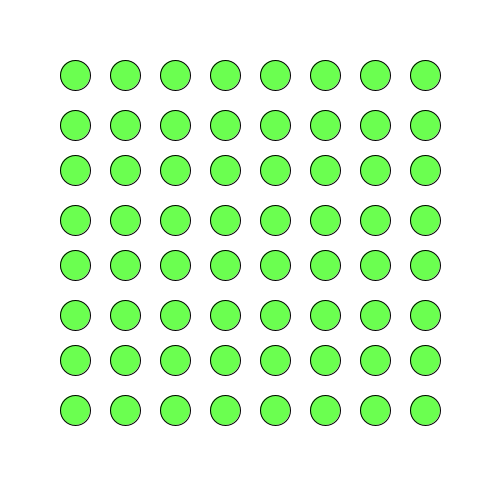
Frame 1 (no input)
Frame 60 (the mouse pressed at the canvas centre just before this capture): identical to frame 1, image omitted
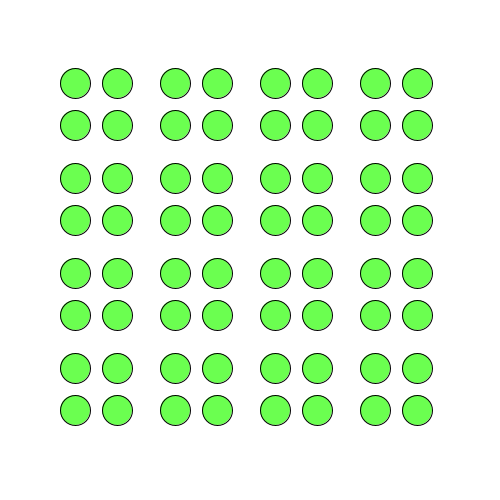
Frame 120 (the mouse held since frame 60 and released just before this capture)

The Processing sketch that drew these frames (run headless with seeded random() and noise(); from frame 60 on, the mouse is pressed at the canvas centre):

// Processing sketch: processing_119186
// ── processing_119186.pde

void setup()
{
  size(500,500);
 frameRate(20); 
}
void draw()
{ 
  background(255);
 

  fill(45,255,7,180);
  translate(35,0);
  int i = 0;
 
 while (i <4) 
{ 
  translate(0,45);        //Reihe 1
    pushMatrix();
    translate(0,mouseX/29);
  ellipse(40,30,30,30);
   pushMatrix();
   translate(-mouseY/29,0);
  ellipse(90,30,30,30);
   popMatrix();
  ellipse(140,30,30,30);
   pushMatrix();
   translate(-mouseY/28,0);
  ellipse(190,30,30,30);
   popMatrix();
  ellipse(240,30,30,30);
   pushMatrix();
   translate(-mouseY/28,0);
  ellipse(290,30,30,30);
   popMatrix();
  ellipse(340,30,30,30);
   pushMatrix();
   translate(-mouseY/28,0);
  ellipse(390,30,30,30);
   popMatrix();
  popMatrix();
  
    translate(0,50);          //Reihe 2
  ellipse(40,30,30,30); 
    pushMatrix();
   translate(-mouseY/29,0);
  ellipse(90,30,30,30);
   popMatrix();
  ellipse(140,30,30,30);
    pushMatrix();
   translate(-mouseY/29,0);
  ellipse(190,30,30,30);
   popMatrix();
  ellipse(240,30,30,30);
    pushMatrix();
   translate(-mouseY/29,0);
  ellipse(290,30,30,30);
   popMatrix();
  ellipse(340,30,30,30);
    pushMatrix();
   translate(-mouseY/29,0);
  ellipse(390,30,30,30);
   popMatrix();
  i = i +1;
 } 
}
